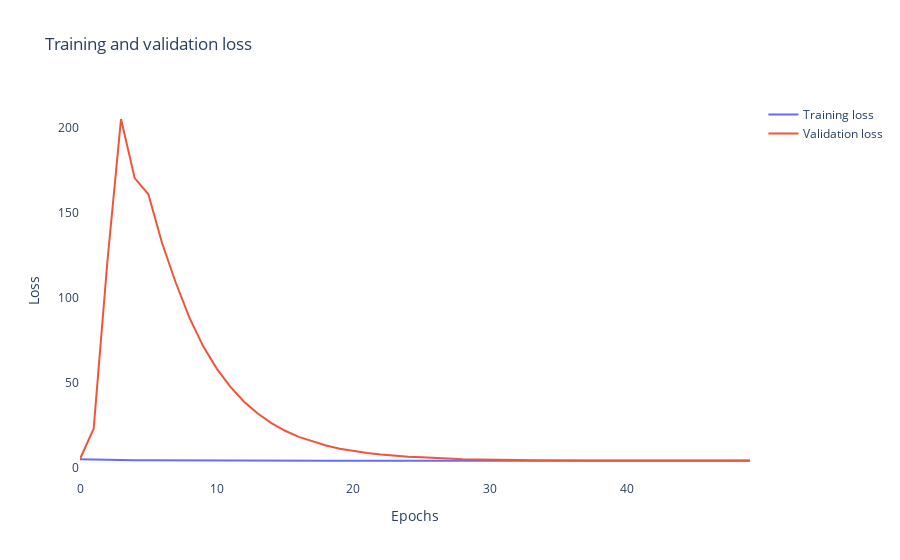

This figure's notebook cell:
### Code cell
fig = go.Figure()

fig.add_trace(go.Scatter(
        x=np.r_[epochs_range],
        y=smooth_curve(loss),
        name = "Training loss"
    ))

fig.add_trace(go.Scatter(
        x=np.r_[epochs_range],
        y=smooth_curve(val_loss),
        name = "Validation loss"
    ))

fig.update_layout(
    xaxis=dict(title = "Epochs"),
    yaxis=dict(title = "Loss"),
    plot_bgcolor='white',
    title = "Training and validation loss"
)

py.offline.iplot(fig)

### Figure 1 — Plotly figure (JSON) as saved in the notebook; plotly's stock layout.template omitted (floating-point values rounded to 4 significant figures)
{"data": [{"name": "Training loss", "type": "scatter", "x": [0, 1, 2, 3, 4, 5, 6, 7, 8, 9, 10, 11, 12, 13, 14, 15, 16, 17, 18, 19, 20, 21, 22, 23, 24, 25, 26, 27, 28, 29, 30, 31, 32, 33, 34, 35, 36, 37, 38, 39, 40, 41, 42, 43, 44, 45, 46, 47, 48, 49], "y": [5.073, 4.878, 4.767, 4.692, 4.541, 4.559, 4.507, 4.436, 4.413, 4.37, 4.354, 4.321, 4.301, 4.267, 4.236, 4.261, 4.276, 4.308, 4.2, 4.25, 4.244, 4.215, 4.166, 4.138, 4.107, 4.133, 4.132, 4.147, 4.159, 4.253, 4.244, 4.201, 4.204, 4.159, 4.191, 4.236, 4.302, 4.201, 4.316, 4.202, 4.128, 4.196, 4.227, 4.206, 4.235, 4.267, 4.223, 4.318, 4.341, 4.259]}, {"name": "Validation loss", "type": "scatter", "x": [0, 1, 2, 3, 4, 5, 6, 7, 8, 9, 10, 11, 12, 13, 14, 15, 16, 17, 18, 19, 20, 21, 22, 23, 24, 25, 26, 27, 28, 29, 30, 31, 32, 33, 34, 35, 36, 37, 38, 39, 40, 41, 42, 43, 44, 45, 46, 47, 48, 49], "y": [5.291, 23.11, 120.9, 204.9, 170.2, 160.7, 132.1, 108.9, 88.28, 71.56, 58.37, 47.63, 38.89, 31.99, 26.39, 21.87, 18.3, 15.52, 13.21, 11.31, 9.992, 8.866, 7.98, 7.164, 6.65, 6.276, 5.79, 5.441, 5.166, 5.013, 4.783, 4.676, 4.643, 4.59, 4.656, 4.582, 4.548, 4.435, 4.452, 4.426, 4.326, 4.316, 4.338, 4.276, 4.385, 4.289, 4.304, 4.3, 4.278, 4.337]}], "layout": {"plot_bgcolor": "white", "title": {"text": "Training and validation loss"}, "xaxis": {"title": {"text": "Epochs"}}, "yaxis": {"title": {"text": "Loss"}}}}
